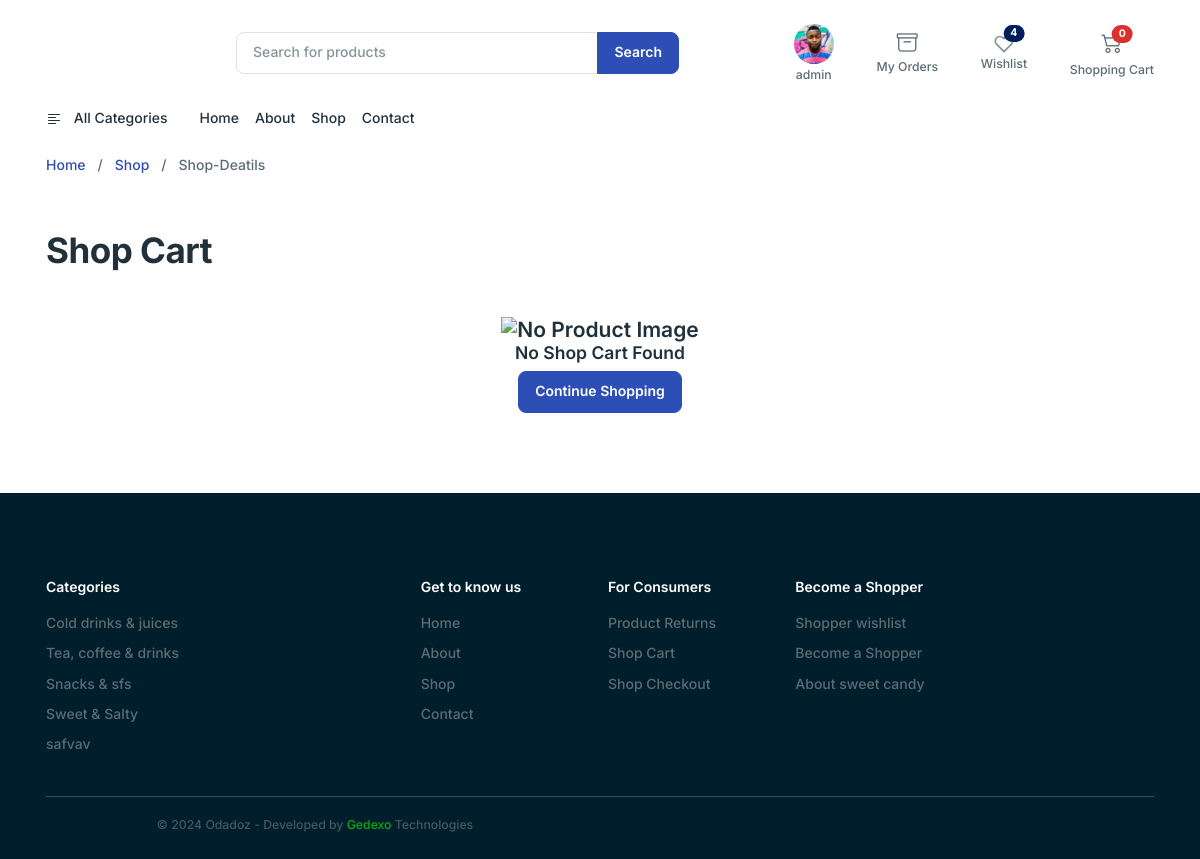
Screenshot of /cart/cart-detail/ (signed in) with the database file from the repository.
### orders/models.py (models this page shows)
class UserProfile(models.Model):
    user = models.OneToOneField(User, on_delete=models.CASCADE)
    profile_pic = models.ImageField(upload_to='profile_pics/', blank=True, null=True)
    name = models.CharField(max_length=30, blank=True)
    email = models.EmailField(max_length=255, blank=True)
    firstname = models.CharField(max_length=255, blank=True)
    lastname = models.CharField(max_length=255, blank=True)

### products/models.py (models this page shows, shortened)
class Category(models.Model):
    title = models.CharField(max_length=150)
    class Meta:
        verbose_name = ("Category")
        verbose_name_plural = ("Category")

### orders/views.py (the view)
# urls.py: path('cart/cart-detail/',views.cart_detail,name='cart_detail'),
@login_required(login_url="auth_login")
def cart_detail(request):
    categories = Category.objects.all()
    subcategories = SubCategory.objects.all()
    wishlist_items = Wishlist.objects.filter(user=request.user.id)
    wishlist_count = wishlist_items.count()
    context = {
        'stars': range(1, 6),
        "wishlist_count": wishlist_count,
        "categories": categories,
        "subcategory": subcategories,
    }
    return render(request, 'web/cart_detail.html',context)

### templates/web/cart_detail.html (shortened to what this page needs)
{% extends 'web/partials/base.html' %}
{% load static %}
{% block content %}
{% load cart_tag %}
<div class="mt-4">
  <div class="container">
    <div class="row ">
      <div class="col-12">
        <nav aria-label="breadcrumb">
          <ol class="breadcrumb mb-0">
            <li class="breadcrumb-item me-3"><a href="/">Home</a></li>
            <li class="breadcrumb ">/</li>
            <li class="item ms-3"><a href="{% url 'products:shop' %}"> Shop  </a></li>
            <li class="breadcrumb  ms-3 ">/ </li>
            <li class="breadcrumb  ms-3" > Shop-Deatils </li>
          </ol>
        </nav>
      </div>
    </div>
  </div>
</div>
<section class="mb-lg-14 mb-8 mt-8">
  <div class="container">
    <div class="row">
      <div class="col-12">
        <div class="card py-1 border-0 mb-8">
          <div>
            <h1 class="fw-bold">Shop Cart</h1>
          </div>
        </div>
      </div>
    </div>
    {% if request.session.cart.items %}
    <div class="row">
      <div class="col-lg-8 col-md-7">
        <div class="py-3">
          <ul class="list-group list-group-flush">
            {% for key,value in request.session.cart.items %}
            <li class="list-group-item py-3 py-lg-0 px-0 border-top">
              <div class="row align-items-center">
                <div class="col-3 col-md-2">
                  <a href="{% url "products:shop" %}">
                    <img src=" {{value.image}}" alt="Ecommerce" class="img-fluid"></a>
                  </div>
                <div class="col-4 col-md-5">
                  <a href="{% url "products:shop" %}" class="text-inherit"><h6 class="mb-0">{{value.name}}</h6></a>
                  <span><small class="text-muted"></small></span>
                  <div class="mt-2 small lh-1">
                    <a href="{% url 'orders:item_clear' key %}" class="text-decoration-none text-inherit"> <span
                        class="me-1 align-text-bottom">
                        <svg xmlns="http://www.w3.org/2000/svg" width="14" height="14" viewBox="0 0 24 24" fill="none"
                          stroke="currentColor" stroke-width="2" stroke-linecap="round" stroke-linejoin="round"
                          class="feather feather-trash-2 text-success">
                          <polyline points="3 6 5 6 21 6"></polyline>
                          <path d="M19 6v14a2 2 0 0 1-2 2H7a2 2 0 0 1-2-2V6m3 0V4a2 2 0 0 1 2-2h4a2 2 0 0 1 2 2v2">
                          </path>
                          <line x1="10" y1="11" x2="10" y2="17"></line>
                          <line x1="14" y1="11" x2="14" y2="17"></line>
                        </svg></span><span class="text-muted">Remove</span></a></div>
                  </div>
                <div class="col-3 col-md-3 col-lg-2">
                  <div class="input-group input-spinner">
                    <button type="button" class="button-minus btn btn-sm" data-field="quantity" onclick="location.href='{% url 'orders:item_decrement' value.product_id %}'">
                        -
                    </button>
                    <input type="number" step="1" max="10" value="{{ value.quantity }}" name="quantity" class="quantity-field form-control-sm form-input">
                    <button type="button" class="button-plus btn btn-sm" data-field="quantity" onclick="location.href='{% url 'orders:item_increment' value.product_id %}'">
                        +
                    </button>
                  </div>
                </div>
                <div class="col-2 text-lg-end text-start text-md-end col-md-2">
                  <span class="fw-bold">₹{{ value.price|multiply:value.quantity |floatformat:"0" }}</span>
                </div>
              </div>
            </li>
            {% endfor %}
          </ul>
          <div class="d-flex justify-content-between mt-4">
            <a href="{% url "products:shop" %}" class="btn btn-primary">Continue Shopping</a>
            <a href="{% url 'orders:cart_clear' %}" class="btn btn-dark">Clear Cart</a>
          </div>
        </div>
      </div>
      <div class="col-12 col-lg-4 col-md-5">
        <div class="mb-5 card mt-6">
          <div class="card-body p-6">
            <h2 class="h5 mb-4">Summary</h2>
            <div class="card mb-2">
              <ul class="list-group list-group-flush">
                <li class="list-group-item d-flex justify-content-between align-items-start">
                  <div class="me-auto">
                    <div>Item Subtotal</div>
                  </div>
                  <span>₹{{cart_total_amount |floatformat:"0"}}</span>
                </li>
                <li class="list-group-item d-flex justify-content-between align-items-start">
                  <div class="me-auto">
                    <div>Shipping</div>
                  </div>
                  <span>₹0</span>
                </li>
                <li class="list-group-item d-flex justify-content-between align-items-start">
                  <div class="me-auto">
                    <div class="fw-bold">Subtotal</div>
                  </div>
                  <span class="fw-bold">₹{{ cart_total_amount|floatformat:"0" }}</span>
                </li>
              </ul>
            </div>
            <div class="d-grid mb-1 mt-4">
              <a href="{% url 'orders:checkout' %}" class="btn btn-primary btn-lg d-flex justify-content-between align-items-center">
                Go to Checkout <span class="fw-bold"></span>
              </a>
            </div>
            <p><small>By placing your order, you agree to be bound by the Freshcart <a href="{% url "products:shop" %}">Terms of Service</a>
                and <a href="{% url "products:shop" %}">Privacy Policy.</a> </small></p>
          </div>
        </div>
      </div>
    </div>
    {% else %}
    <div class="text-center h4">
      <td colspan="6" class="">
          <img src="{% static "web/images/svg-graphics/Add to Cart-amico.svg" %}" alt="No Product Image" class="img-fluid" width="350">
          <br>
         <h5>No Shop Cart Found</h5>
          <a href="{% url "products:shop" %}" class="btn btn-primary">Continue Shopping</a>
      </td>
  </div>
{% endif %}
  </div>
</section>
{% endblock %}

### templates/web/partials/header.html (shortened to what this page needs)
{% load static %}
<!DOCTYPE html>
<html lang="en">
<head>
</head>
<body>
  <header>
    <div class="container">
      <div class="row align-items-center pt-6 pb-4 mt-4 mt-lg-0">
        <div class="col-xxl-6 col-xl-5 col-lg-6 col-md-9">
          <form action="{% url "products:shop" %}" method="GET">
            <div class="input-group">
              <input class="form-control" type="search" placeholder="Search for products" name="text_search"
                aria-label="Recipient's username" aria-describedby="button-addon2">
              <button class="btn btn-primary" type="button" id="button-addon2">Search</button>
            </div>
          </form>
        </div>
        <div class="col-xxl-4 col-xl-5 col-lg-3 d-none d-lg-block">
          <div class="d-flex align-items-center justify-content-between ms-4">
            <div class="ms-6 text-center">
              <a href="{% url "auth_login" %}" data-bs-toggle="dropdown" class="text-reset">
                <div class="lh-1">
                {% if request.user.is_authenticated %}
                    <div class="ms-0">
                        {% if request.user.userprofile.profile_pic %}
                            <img src="{{ request.user.userprofile.profile_pic.url }}" class="avatar avatar-md rounded-circle">
                        {% else %}
                            <i class="bi bi-person-circle fs-4"></i>
                        {% endif %}
                        <p class="mb-0 d-none d-xl-block small" style="margin-top: 5px;">{{ request.user.username }}</p>
                    </div>
                {% endif %}
            </div>
          </a>
        </div>
        {% if request.user.is_authenticated %}
        <div class="ms-6 text-center">
          <a href="{% url "orders:account-orders" %}" class="text-reset">
            <div class="lh-1">
              <div class="mb-2">
                <i class="bi bi-archive fs-4"></i>
              </div>
              <p class="mb-0 d-none d-xl-block small">My Orders</p>
            </div>
          </a>
        </div>
        {% endif %}
        <div class="text-center ms-6">
          <a href="{% url 'orders:wishlist' %}" class="text-muted position-relative" id="wishlist-link">
              <span class="position-absolute top-0 start-100 translate-middle badge rounded-pill bg-success" id="header_wishlist_count">
                  {{ wishlist_count }}
              </span>
          </a>
          <p class="mb-0 d-none d-xl-block small">Wishlist</p>
        </div>
            <div class="text-center ms-6">
              <a href="{% url 'orders:cart_detail' %}" class="text-reset">
                <div class="text-center">
                  <div class="">
                    <i class="bi bi-cart2 fs-4"></i>
                    <span class="position-absolute  translate-middle badge rounded-pill bg-danger mt-2">
                    {{request.session.cart|length}}
                    </span>
                  </div>
                  <p class="mb-0 d-none d-xl-block small">Shopping Cart</p>
                </div>
              </a>
            </div>
          </div>
        </div>
      </div>
    </div>
  </header>
  <nav class="navbar navbar-expand-lg navbar-light navbar-default p-0 p-sm-0 navbar-offcanvas-color "
    aria-label="Offcanvas navbar large">
    <div class="container">
      <div class="offcanvas offcanvas-start" tabindex="-1" id="navbar-default" aria-labelledby="navbar-defaultLabel">
        <div class="offcanvas-body">
          <div class="">
            <ul class="navbar-nav align-items-center ">
              <li class="dropdown me-6 d-none d-lg-block">
                <a href="{% url "products:index" %}" class="text-inherit" data-bs-toggle="dropdown" aria-expanded="false">
                  All Categories
                </a>
              </li>
              <li class="nav-item dropdown">
                <a class="nav-link" href="{% url "products:index" %}" role="button"
                  aria-expanded="false">
                  Home
                </a>
              </li>
              <li class="nav-item dropdown">
                <a class="nav-link " href="{% url "web:about" %}" role="button"
                  aria-expanded="false">
                  About
                </a>
              </li>
              <li class="nav-item dropdown">
                <a class="nav-link" href="{% url "products:shop" %}" role="button"
                  aria-expanded="false">
                  Shop
                </a>
              </li>
              <li class="nav-item dropdown">
                <a class="nav-link" href="{% url "web:contact" %}" role="button"
                  aria-expanded="false">
                  Contact
                </a>
              </li>
            </ul>
          </div>
        </div>
      </div>
    </div>
  </nav>
</body>
</html>

### templates/web/partials/footer.html (shortened to what this page needs)
{% load static %}
<!DOCTYPE html>
<html lang="en">
<head>
</head>
<body>
<footer class="footer bg-dark pb-6 pt-4 pt-md-12">
  <div class="container">
    <br>
    <div class="row g-4 ">
      <div class="col-12 col-md-12 col-lg-4">
        <h6 class="mb-4 text-white">Categories</h6>
        <div class="row">
          <div class="col-6">
            {% for category in categories %}
            <ul class="nav flex-column">
              <li class="nav-item mb-2"><a href="{% url 'products:shop' %}?category={{ category.id }}" class="nav-link">{{ category.title }}</a></li>
            </ul>
            {% endfor %}
          </div>
          <div class="col-6">
            <ul class="nav flex-column">
            </ul>
          </div>
        </div>
      </div>
      <div class="col-12 col-md-12 col-lg-8">
        <div class="row g-4">
          <div class="col-6 col-sm-6 col-md-3">
            <h6 class="mb-4 text-white">Get to know us</h6>
              <ul class="nav flex-column">
                <li class="nav-item mb-2"><a href="{% url "products:index" %}" class="nav-link">Home</a></li>
                <li class="nav-item mb-2"><a href="{% url "web:about" %}" class="nav-link">About</a></li>
                <li class="nav-item mb-2"><a href="{% url "products:shop" %}" class="nav-link">Shop</a></li>
                <li class="nav-item mb-2"><a href="{% url "web:contact" %}" class="nav-link">Contact</a></li>
              </ul>
          </div>
          <div class="col-6 col-sm-6 col-md-3">
            <h6 class="mb-4 text-white">For Consumers</h6>
            <ul class="nav flex-column">
              <li class="nav-item mb-2"><a href="{% url "products:shop" %}" class="nav-link">Product Returns</a></li>
              <li class="nav-item mb-2"><a href="{% url "orders:cart_detail" %}" class="nav-link">Shop Cart</a></li>
              <li class="nav-item mb-2"><a href="{% url "orders:checkout" %}" class="nav-link">Shop Checkout</a></li>
            </ul>
          </div>
          <div class="col-6 col-sm-6 col-md-3">
            <h6 class="mb-4 text-white">Become a Shopper</h6>
            <ul class="nav flex-column">
              <li class="nav-item mb-2"><a href="{% url "orders:wishlist" %}" class="nav-link">Shopper wishlist</a></li>
              <li class="nav-item mb-2"><a href="{% url "products:shop" %}" class="nav-link">Become a Shopper</a></li>
              <li class="nav-item mb-2"><a href="{% url "web:about" %}" class="nav-link">About sweet candy</a></li>
            </ul>
          </div>
        </div>
      </div>
    </div>
    <hr class="mt-8 opacity-25">
    <div class="text-center">
      <div class="row align-items-center ">
        <div class="col-md-6"><span class="small text-muted"><span id="copyright"> ©
          </span>Odadoz - Developed by<a class="text-primary" href="https://gedexo.com/"> Gedexo </a> Technologies</span></div>
      </div>
    </div>
  </div>
</footer>
</body>
</html>

### rows the page displays
Category: title "Cold drinks & juices"
Category: title "Tea, coffee & drinks"
Category: title "Snacks & sfs"
Category: title "Sweet & Salty"
Category: title "safvav"

### other values shown
{{ request.user.username }} "admin"
{{ wishlist_count }} "4"
{{ request.session.cart|length }} "0"
